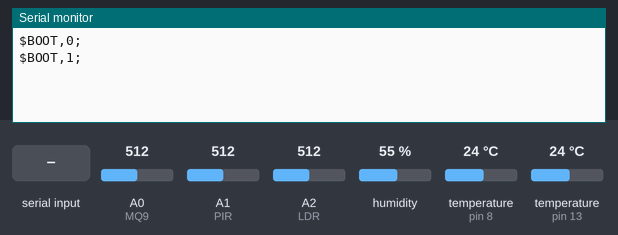
Simulated run of this sketch. Board: Arduino Uno, built with avr-gcc and run on an emulated ATmega328P. On the bench: the last lines printed to the serial monitor. The inputs (shaded band) are chosen by the test bench; at power-on: humidity 55 %, temperature (sensors on pin 8, pin 13) 24 °C, A0 (MQ9) = 512, A2 (LDR) = 512, A1 (PIR) = 512.

Above: at 1.2 s.
1.3 s: humidity set to 22 %
At 6.3 s:
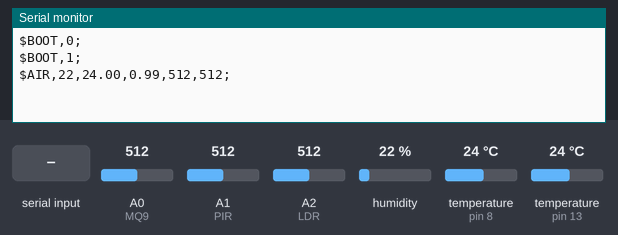
11.5 s: temperature (sensor on pin 8) set to 12 °C
At 12.5 s:
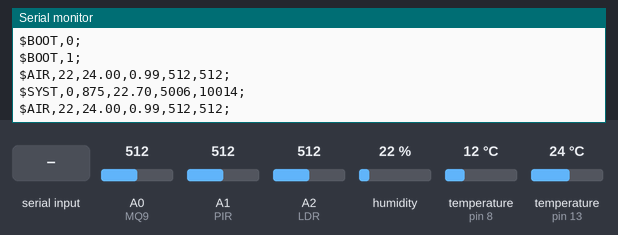
13.0 s: A0 (MQ9) set to 716
14.5 s: A2 (LDR) set to 716
At 15.7 s:
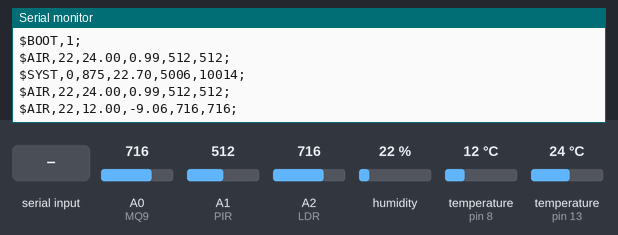

Measured:
- after the input at 1.3 s, the serial monitor: prints a new line after 3.8 s (image 1)
- after the input at 14.5 s, the serial monitor: prints a new line after 0.67 s (image 3)

The sketch:

air-quality-sensor.ino
```cpp
#include <avr/wdt.h>
#include <RCSwitch.h>

#define SENSCYCLE 5000
#define SYSCYCLE 10000
#define rcset 500
RCSwitch rc = RCSwitch();
RCSwitch rs = RCSwitch();
String clist[] = {"RF"};

unsigned long lpir, lsens, llight, lsys, lping;
int lightlevel, gasbuffer, ldrstate;
unsigned long pirtimer;
unsigned long ldrtimer;
unsigned long lastrc = 0;
int rcbuf, rcprev;
int fstep;
float rawtemp;
String buffer;
String command;
String param;

void setup(void) {
  Serial.begin(9600);
  Serial.println(F("$BOOT,0;"));
  pirtimer = 0;
  analogReference(INTERNAL);
  rc.enableReceive(0);  // Receiver on interrupt 0 => that is pin #2
  rs.enableTransmit(3);
  rs.setRepeatTransmit(15);
  wdt_enable(WDTO_4S);
  Serial.println(F("$BOOT,1;"));
}

void pump() {
  Serial.print(F("$AIR,"));
  Serial.print(getHumidity());
  Serial.print(F(","));
  Serial.print(rawtemp);
  Serial.print(F(","));
  Serial.print(dewPoint(rawtemp, getHumidity()));
  Serial.print(F(","));
  Serial.print(gasbuffer);
  Serial.print(F(","));
  Serial.print(lightlevel);
  Serial.println(F(";"));
}

void pushpir() {
  Serial.print(F("$PIR,"));
  Serial.print(pirtimer);
  Serial.print(F(","));
  Serial.print(millis());
  Serial.println(F(";"));
}

void pushldr() {
  Serial.print(F("$LIGHT,"));
  Serial.print(lightlevel);
  Serial.print(F(","));
  Serial.print(ldrtimer);
  Serial.print(F(","));
  Serial.print(millis());
  Serial.println(F(";"));
}

void loop(void) {
  if (Serial.available() > 0) {
    char incomingByte = (char)Serial.read();
    if (incomingByte == ';') {
      fstep = 0;
      for (int i = 0; i < buffer.length(); i++) {
        if (buffer[i] == '=') {
          fstep = 1;
          continue;
        }

        if (fstep == 0) {
          command += buffer[i];
        } else {
          param += buffer[i];
        }
      }

      if (command.startsWith(clist[0])) {
        rs.send(param.toInt(), 24);
        Serial.print("Signal sent: ");
        Serial.println(param.toInt());
      }

      command = "";
      param = "";
      buffer = "";
    } else {
      buffer += incomingByte;
    }
    return ;
  }

  if (checkpir() == true) {
  //  pushpir();
  }

  if (checkldr() == true) {
  //  pushldr();
  }

  if (rc.available()) {
    rcbuf = rc.getReceivedValue();
    if ((rcbuf != rcprev) || ((millis() - lastrc) >= rcset)) {
      Serial.print(F("$RF,"));
      Serial.print(rcbuf);
      Serial.print(F(","));
      Serial.print(rc.getReceivedBitlength());
      Serial.print(F(","));
      Serial.print(rc.getReceivedProtocol());
      Serial.println(F(";"));
      rcprev = rcbuf;
      lastrc = millis();
    }
    rc.resetAvailable();
  }

  if ((millis() - lsens) > SENSCYCLE) {
    collect();
    pump();
    lsens = millis();
  }

  if ((millis() - lsys) > SYSCYCLE) {
    Serial.print(F("$SYST,"));
    Serial.print(PORTD);
    Serial.print(F(","));
    Serial.print((int)availableMemory);
    Serial.print(F(","));
    Serial.print(GetTemp());
    Serial.print(F(","));
    Serial.print(readVcc());
    Serial.print(F(","));
    Serial.print(millis());
    Serial.println(F(";"));
    lsys = millis();
  }
  wdt_reset();
}
```

board.ino
```cpp
double GetTemp(void) {
  unsigned int wADC;
  double t;
  ADMUX = (_BV(REFS1) | _BV(REFS0) | _BV(MUX3));
  delay(10);
  ADCSRA |= _BV(ADEN);  // enable the ADC
  ADCSRA |= _BV(ADSC);  // Start the ADC
  while (bit_is_set(ADCSRA, ADSC));
  wADC = ADCW;
  t = (wADC - 324.31 ) / 1.22;
  return (t);
}

long readVcc() {
  long result;
  ADMUX = _BV(REFS0) | _BV(MUX3) | _BV(MUX2) | _BV(MUX1);
  delay(2);
  ADCSRA |= _BV(ADSC);
  while (bit_is_set(ADCSRA, ADSC));
  result = ADCL;
  result |= ADCH << 8;
  result = 1126400L / result;
  return result;
}

int availableMemory() {
  int size = 2048; // Use 2048 with ATmega328
  byte *buf;
  while ((buf = (byte *) malloc(--size)) == NULL);
  free(buf);
  return size;
}
```

sensors.ino
```cpp
#include <OneWire.h>
#include <dht11.h>

#define minipirhigh 300 // milivolt
#define adcdelay 8 // miliseconds
#define readinterval 6000 // ms
#define pirtime 250 // miliseconds
#define lightdiff 50
#define minvoltage 1
#define GASPreheat 3000

////////////////////////////////////////////////////////////////////////
#define DS18PIN 8
#define DHT11PIN 13
const int MQ9 = A0;      // MQ9 CO2,CO3,Butane,Propane Sensitive gas sensor.
const int LDR = A2;      // Photoresistor for measure environment light.
const int PIR = A1;      // 3v high mini pir sensor, waste of adc port
////////////////////////////////////////////////////////////////////////

OneWire ds(DS18PIN);
dht11 DHT11;

bool dhtcheck() {

  if (DHT11.read(DHT11PIN) == DHTLIB_OK) {
    return true;
  }
  return false;
}

int getHumidity() {
  return DHT11.humidity;
}

double dewPoint(double celsius, double humidity) {
  double A0 = 373.15 / (273.15 + celsius);
  double SUM = -7.90298 * (A0 - 1);
  SUM += 5.02808 * log10(A0);
  SUM += -1.3816e-7 * (pow(10, (11.344 * (1 - 1 / A0))) - 1) ;
  SUM += 8.1328e-3 * (pow(10, (-3.49149 * (A0 - 1))) - 1) ;
  SUM += log10(1013.246);
  double VP = pow(10, SUM - 3) * humidity;
  double T = log(VP / 0.61078); // temp var
  return (241.88 * T) / (17.558 - T);
}

float getTemp() {
  byte data[12];
  byte addr[8];

  if ( !ds.search(addr)) {
    ds.reset_search();
    return -1000;
  }

  if ( OneWire::crc8( addr, 7) != addr[7]) {
    // Serial.println("CRC is not valid!");
    return -1000;
  }

  if ( addr[0] != 0x10 && addr[0] != 0x28) {
    //  Serial.print("Device is not recognized");
    return -1000;
  }

  ds.reset();
  ds.select(addr);
  ds.write(0x44, 1); // start conversion, with parasite power on at the end

  byte present = ds.reset();
  ds.select(addr);
  ds.write(0xBE); // Read Scratchpad

  for (int i = 0; i < 9; i++) { // we need 9 bytes
    data[i] = ds.read();
  }

  ds.reset_search();
  byte MSB = data[1];
  byte LSB = data[0];
  float tempRead = ((MSB << 8) | LSB); //using two's compliment
  float TemperatureSum = tempRead / 16;
  return TemperatureSum;
}

bool checkpir() {
  if ((analogRead(PIR) > minipirhigh) && ((millis() - pirtimer) > pirtime) ) {
    pirtimer = millis();
    return true;
  }
  return false;
}

bool checkldr() {
  analogReference(DEFAULT);
  if (abs((analogRead(LDR) - lightlevel)) > lightdiff && ((millis() - ldrtimer) > pirtime)) {
    lightlevel = analogRead(LDR);
    ldrtimer = millis();
    analogReference(INTERNAL);
    return true;
  }
  analogReference(INTERNAL);
  return false;
}

void collect() {
  if (millis() > GASPreheat) {
    analogRead(MQ9);
    delay(adcdelay);
    gasbuffer = analogRead(MQ9);
  }

  dhtcheck();
  rawtemp = getTemp();
  if (rawtemp == 85) {
    rawtemp = 0;
  }
}
```
